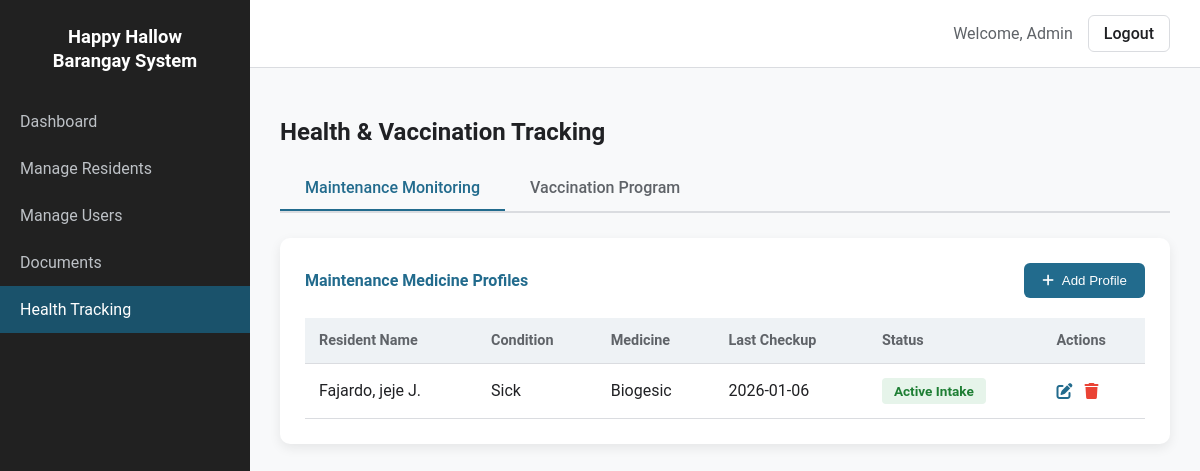
/admin/health_tracking.php (signed in), run on the app's committed database.
### tables this page shows
CREATE TABLE IF NOT EXISTS `maintenance_profiles` (
  `id` int NOT NULL AUTO_INCREMENT,
  `resident_name` varchar(255) NOT NULL,
  `medical_condition` varchar(255) DEFAULT NULL,
  `medicine` varchar(255) DEFAULT NULL,
  `last_checkup` date DEFAULT NULL,
  `status` enum('Active Intake','For Refill','Completed') DEFAULT 'Active Intake',
  `created_at` timestamp NULL DEFAULT CURRENT_TIMESTAMP,
  PRIMARY KEY (`id`)
);

### admin/health_tracking.php (the view, shortened to what this page needs)
<?php
include '../db_connect.php';
$logged_in_username = isset($_SESSION['user_name']) ? htmlspecialchars($_SESSION['user_name']) : 'Admin';
$maintenance_query = "SELECT * FROM maintenance_profiles ORDER BY id DESC";
$maintenance_result = mysqli_query($conn, $maintenance_query);
?>
<!DOCTYPE html>
<html lang="en">
<head>
    <link rel="stylesheet" href="https://cdnjs.cloudflare.com/ajax/libs/font-awesome/6.0.0-beta3/css/all.min.css" />
</head>
<body>
<div class="app-container">
    <div class="sidebar">
        <div class="logo">Happy Hallow<br />Barangay System</div>
        <nav class="main-nav">
            <ul>
                <li><a href="admin_dashboard.php">Dashboard</a></li>
                <li><a href="residents.php">Manage Residents</a></li>
                <li><a href="users.php">Manage Users</a></li>
                <li><a href="documents.php">Documents</a></li>
                <li><a href="health_tracking.php" class="active">Health Tracking</a></li>
            </ul>
        </nav>
    </div>
    <div class="main-content">
        <div class="topbar">
            <span class="user-info">Welcome, <?php echo $logged_in_username; ?></span>
            <a href="logout.php" class="logout-btn">Logout</a>
        </div>
        <div class="page-content">
            <h2 style="margin-bottom: 20px;">Health & Vaccination Tracking</h2>
            <div class="detail-tabs">
                <div class="detail-tab active" data-tab="maintenance-tab">Maintenance Monitoring</div>
                <div class="detail-tab" data-tab="vaccination-tab">Vaccination Program</div>
            </div>
            <div id="maintenance-tab" class="tab-content active">
                <div class="card">
                    <div class="card-header">
                        <h4 style="margin:0; color:var(--primary-color);">Maintenance Medicine Profiles</h4>
                        <button class="btn-add" onclick="prepareAddMaintenance()">
                            <i class="fas fa-plus"></i> Add Profile
                        </button>
                    </div>
                    <table>
                        <thead>
                            <tr>
                                <th>Resident Name</th>
                                <th>Condition</th>
                                <th>Medicine</th>
                                <th>Last Checkup</th>
                                <th>Status</th>
                                <th>Actions</th>
                            </tr>
                        </thead>
                        <tbody>
                            <?php while($m_row = mysqli_fetch_assoc($maintenance_result)):
                                $badge = ($m_row['status'] == 'For Refill') ? 'badge-info' : 'badge-success';
                            ?>
                            <tr>
                                <td><?php echo htmlspecialchars($m_row['resident_name']); ?></td>
                                <td><?php echo htmlspecialchars($m_row['medical_condition']); ?></td>
                                <td><?php echo htmlspecialchars($m_row['medicine']); ?></td>
                                <td><?php echo $m_row['last_checkup']; ?></td>
                                <td><span class="special-status-bar <?php echo $badge; ?>"><?php echo $m_row['status']; ?></span></td>
                                <td>
                                    <div class="action-btns">
                                        <i class="fas fa-edit edit-icon" onclick='editMaintenance(<?php echo json_encode($m_row); ?>)'></i>
                                        <i class="fas fa-trash delete-icon" onclick="deleteRecord(<?php echo $m_row['id']; ?>, 'maintenance')"></i>
                                    </div>
                                </td>
                            </tr>
                            <?php endwhile; ?>
                        </tbody>
                    </table>
                </div>
            </div>
        </div>
    </div>
</div>
</body>
</html>

### admin/health_tracking.php (style rules this page uses)
:root { --primary-color: #226b8dff; --primary-dark: #1a526b; --secondary-color: #5f6368; --warning-color: #fbbc04; --danger-color: #ea4335; --background-color: #f8f9fa; --sidebar-bg: #212121; --text-color: #202124; --text-light: #5f6368; --border-color: #dadce0; --radius: 10px; --shadow: 0 4px 12px rgba(0, 0, 0, 0.08); }
* { box-sizing: border-box; }
body { margin: 0; font-family: "Roboto", Arial, sans-serif; background: var(--background-color); color: var(--text-color); }
.app-container { display: flex; min-height: 100vh; }
.sidebar { width: 250px; background: var(--sidebar-bg); color: white; }
.logo { padding: 25px; text-align: center; font-weight: 700; font-size: 1.15rem; line-height: 1.3; }
.main-nav ul { list-style: none; padding: 0; margin: 0; }
.main-nav a { display: block; padding: 14px 20px; color: #bdc1c6; text-decoration: none; }
.main-nav a:hover, .main-nav a.active { background: var(--primary-dark); color: white; }
.main-content { flex: 1; }
.topbar { background: white; padding: 15px 30px; border-bottom: 1px solid var(--border-color); display: flex; justify-content: flex-end; align-items: center; }
.user-info { margin-right: 15px; color: var(--text-light); }
.logout-btn { padding: 8px 15px; border: 1px solid var(--border-color); background: transparent; color: var(--text-color); border-radius: 6px; text-decoration: none; font-weight: 500; }
.page-content { padding: 30px; }
.detail-tabs { border-bottom: 2px solid var(--border-color); margin-bottom: 25px; display: flex; }
.detail-tab { padding: 12px 25px; cursor: pointer; font-weight: 500; color: var(--text-light); border-bottom: 2px solid transparent; transition: 0.3s; }
.detail-tab.active { color: var(--primary-color); border-bottom: 2px solid var(--primary-color); }
.tab-content { display: none; }
.tab-content.active { display: block; }
.card { background: white; border-radius: var(--radius); box-shadow: var(--shadow); padding: 25px; margin-bottom: 20px; }
.card-header { display: flex; justify-content: space-between; align-items: center; margin-bottom: 20px; }
.btn-add { background-color: var(--primary-color); color: white; border: none; padding: 10px 18px; border-radius: 6px; cursor: pointer; display: flex; align-items: center; gap: 8px; font-weight: 500; }
table { width: 100%; border-collapse: collapse; }
thead { background: #eef2f5; color: var(--text-light); font-size: 0.9rem; text-align: left; }
th, td { padding: 14px; border-bottom: 1px solid var(--border-color); }
.special-status-bar { padding: 5px 12px; border-radius: 4px; font-weight: 600; font-size: 0.85rem; display: inline-block; }
.badge-success { background-color: #e6f4ea; color: #1e7e34; }
.action-btns { display: flex; gap: 12px; }
.edit-icon { color: var(--primary-color); cursor: pointer; }
.delete-icon { color: var(--danger-color); cursor: pointer; }

### data on the page
maintenance_profiles: resident_name "Fajardo, jeje J.", medical_condition "Sick", medicine "Biogesic", last_checkup "2026-01-06", status "Active Intake"

### other printed values
$logged_in_username "Admin"
